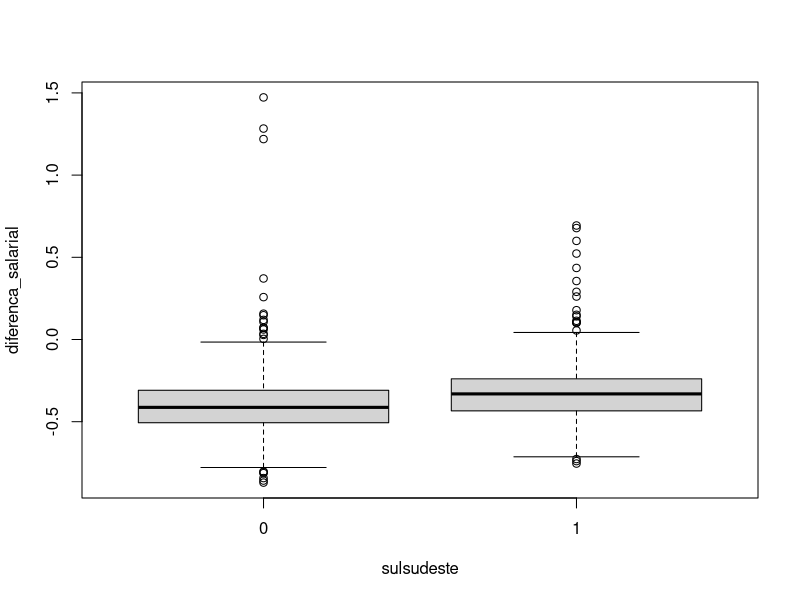
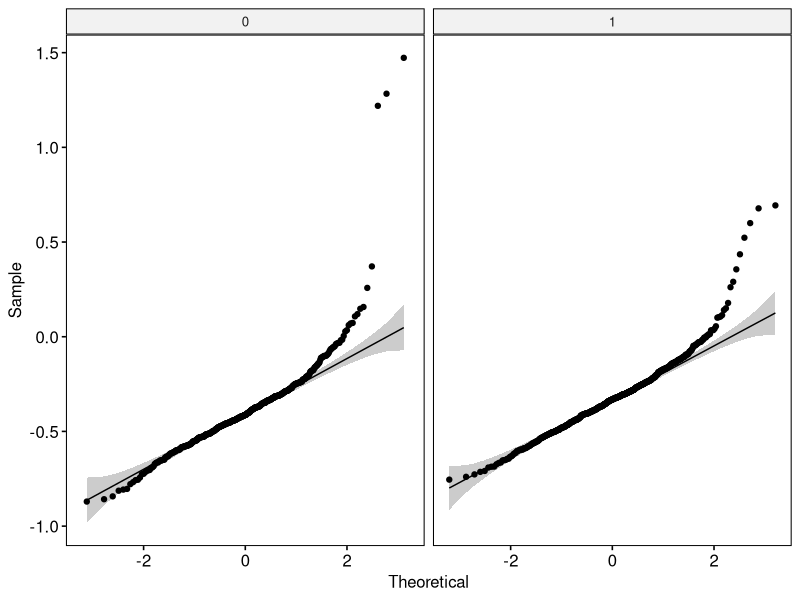
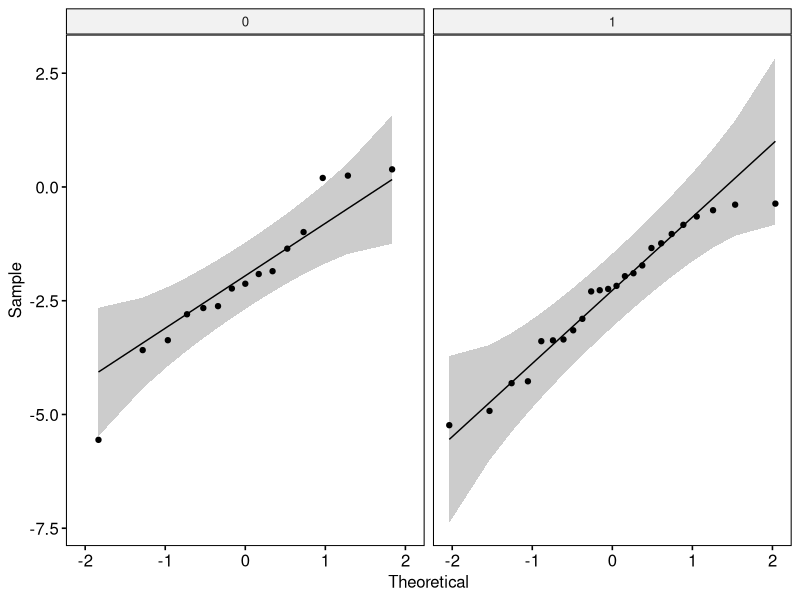

The R script that drew these images, in order:
## ---- chunk 1
knitr::opts_chunk$set(warning = FALSE, message = FALSE)
rm(list=ls())
## ---- chunk 2
empregos <- read.csv("tabela6450.csv", skip=4, sep = ";")
empregos <- empregos[1:5570,]

head(empregos)

names(empregos) <- c(
"Município (Código)",
"Município",
"Total_Pessoal ocupado assalariado",
"55.10-8 Hotéis e similares_Pessoal ocupado assalariado",
"Total_Salários e outras remunerações",
"55.10-8 Hotéis e similares_Salários e outras remunerações")

empregos[empregos=="-"] <- NA
empregos[empregos=="X"] <- NA
empregos <- type.convert(empregos)
## ---- chunk 3
empregos$salmed_hotel <- 
  empregos$`55.10-8 Hotéis e similares_Salários e outras remunerações` / 
  empregos$`55.10-8 Hotéis e similares_Pessoal ocupado assalariado`

empregos$salmed_geral <- 
  empregos$`Total_Salários e outras remunerações` / 
  empregos$`Total_Pessoal ocupado assalariado`

empregos$diferenca_salarial <- empregos$salmed_hotel/empregos$salmed_geral-1

head(empregos)
## ---- chunk 4
empregos$regiao <- floor(as.numeric(empregos$`Município (Código)`)/1000000)

empregos$sulsudeste <- ifelse((empregos$regiao==3 | empregos$regiao==4), 1, 0)

head(empregos)
## ---- chunk 5
library(rstatix)

empregos %>%
  group_by(sulsudeste) %>%
  get_summary_stats(diferenca_salarial, type = "mean_sd")
## ---- chunk 6
boxplot(diferenca_salarial ~ sulsudeste, data = empregos)
## ---- chunk 7
empregos %>%
  group_by(sulsudeste) %>%
  shapiro_test(diferenca_salarial)
## ---- chunk 8
empregos$log_diferenca_salarial <- log(empregos$diferenca_salarial)
empregos %>%
  group_by(sulsudeste) %>%
  shapiro_test(log_diferenca_salarial)
## ---- chunk 9
library(ggpubr)
ggqqplot(empregos, x = "diferenca_salarial", facet.by = "sulsudeste")
ggqqplot(empregos, x = "log_diferenca_salarial", facet.by = "sulsudeste")
## ---- chunk 10
empregos$sulsudeste <- as.character(empregos$sulsudeste)
empregos %>% levene_test(log_diferenca_salarial ~ sulsudeste)
## ---- chunk 11
empregos %>%
  t_test(log_diferenca_salarial ~ sulsudeste, var.equal = TRUE) %>%
  add_significance()
## ---- chunk 12
empregos %>%  cohens_d(log_diferenca_salarial ~ sulsudeste, var.equal = TRUE)
